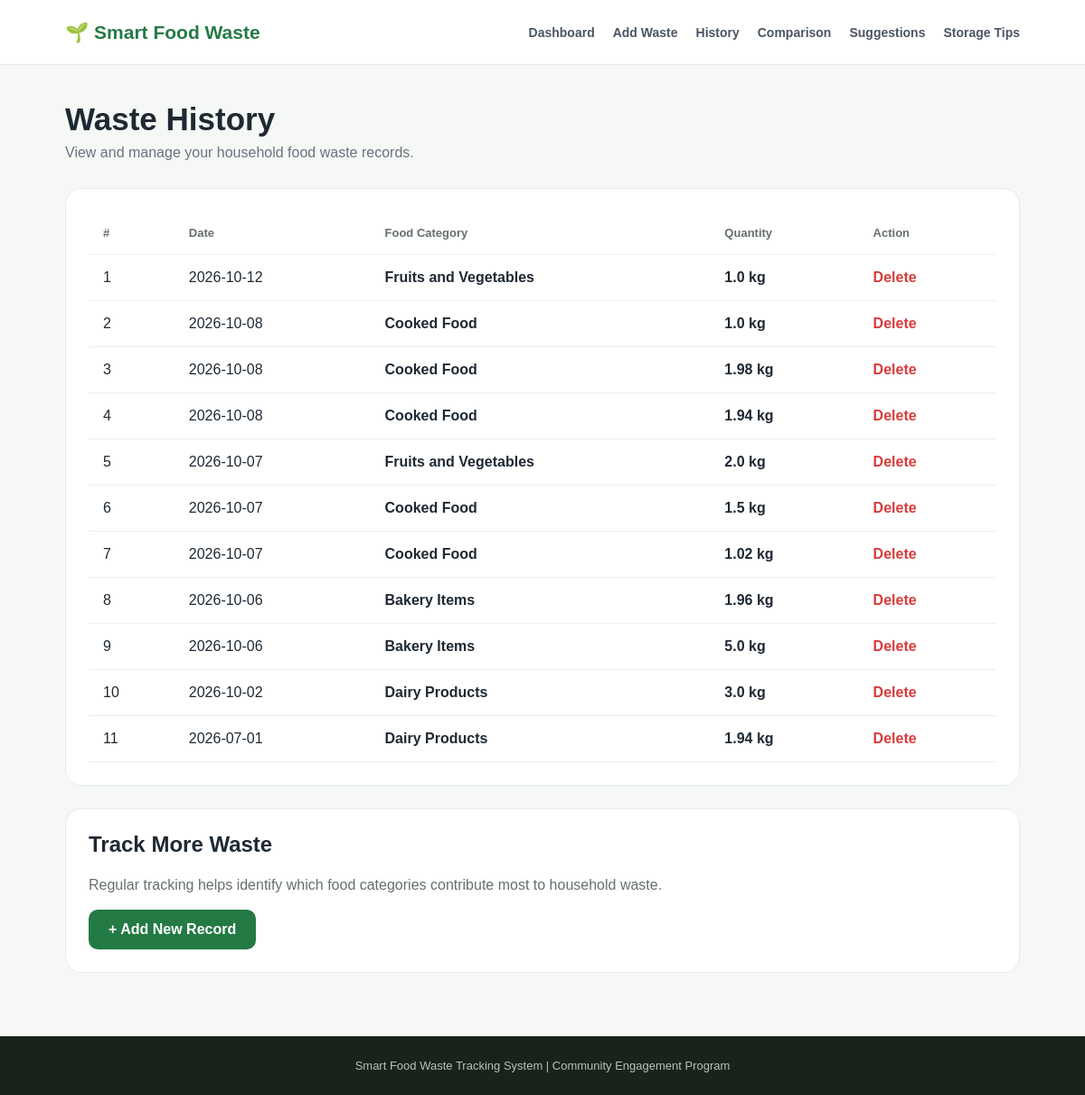
The app's page /history with its own data.
### tables this page shows
CREATE TABLE waste_records (
            id INTEGER PRIMARY KEY AUTOINCREMENT,
            category TEXT NOT NULL,
            quantity REAL NOT NULL,
            date TEXT NOT NULL
        );

### app.py (the view)
@app.route("/history")
def history():
    conn = get_db()
    records = conn.execute("""
        SELECT *
        FROM waste_records
        ORDER BY date DESC, id DESC
    """).fetchall()
    conn.close()
    return render_template(
        "history.html",
        records=records
    )

### app.py (called while the page is built)
def get_db():
    conn = sqlite3.connect(DATABASE)
    conn.row_factory = sqlite3.Row
    return conn

### templates/history.html (shortened to what this page needs)
{% extends "base.html" %}
{% block content %}
<div class="page-header">
    <h1>Waste History</h1>
    <p>
        View and manage your household food waste records.
    </p>
</div>
<div class="card">
    {% if records %}
    <div style="overflow-x: auto;">
        <table>
            <thead>
                <tr>
                    <th>#</th>
                    <th>Date</th>
                    <th>Food Category</th>
                    <th>Quantity</th>
                    <th>Action</th>
                </tr>
            </thead>
            <tbody>
                {% for record in records %}
                <tr>
                    <td>
                        {{ loop.index }}
                    </td>
                    <td>
                        {{ record["date"] }}
                    </td>
                    <td>
                        <strong>
                            {{ record["category"] }}
                        </strong>
                    </td>
                    <td>
                        <strong>
                            {{ record["quantity"] }} kg
                        </strong>
                    </td>
                    <td>
                        <a
                            href="{{ url_for('delete_record', id=record['id']) }}"
                            class="delete-btn"
                            onclick="return confirm('Are you sure you want to delete this record?')"
                        >
                            Delete
                        </a>
                    </td>
                </tr>
                {% endfor %}
            </tbody>
        </table>
    </div>
    {% endif %}
</div>
<div
    class="card"
    style="margin-top: 25px;"
>
    <h2>
        Track More Waste
    </h2>
    <p style="color: #66706a; margin-bottom: 18px;">
        Regular tracking helps identify which food
        categories contribute most to household waste.
    </p>
    <a
        href="{{ url_for('add_waste') }}"
        class="btn"
    >
        + Add New Record
    </a>
</div>
{% endblock %}

### static/css/style.css (style rules this page uses)
* { margin: 0; padding: 0; box-sizing: border-box; }
body { font-family: Arial, Helvetica, sans-serif; background: #f5f8f5; color: #1f2933; }
.btn { display: inline-block; background: #247a45; color: white; text-decoration: none; border: none; padding: 13px 22px; border-radius: 10px; font-weight: bold; cursor: pointer; }
.card { background: white; padding: 25px; border-radius: 18px; border: 1px solid #e8ece9; }
.card h2 { margin-bottom: 22px; }
.page-header { margin-bottom: 30px; }
.page-header h1 { font-size: 35px; margin-bottom: 8px; }
.page-header p { color: #6b7280; }
table { width: 100%; border-collapse: collapse; }
th, td { text-align: left; padding: 16px; border-bottom: 1px solid #edf0ee; }
th { color: #66706a; font-size: 13px; }
.delete-btn { color: #d83c3c; text-decoration: none; font-weight: bold; }

### records on screen
waste_records: date "2026-10-12", category "Fruits and Vegetables", quantity "1.0"
waste_records: date "2026-10-08", category "Cooked Food", quantity "1.0"
waste_records: date "2026-10-08", category "Cooked Food", quantity "1.98"
waste_records: date "2026-10-08", category "Cooked Food", quantity "1.94"
waste_records: date "2026-10-07", category "Fruits and Vegetables", quantity "2.0"
waste_records: date "2026-10-07", category "Cooked Food", quantity "1.5"
waste_records: date "2026-10-07", category "Cooked Food", quantity "1.02"
waste_records: date "2026-10-06", category "Bakery Items", quantity "1.96"
waste_records: date "2026-10-06", category "Bakery Items", quantity "5.0"
waste_records: date "2026-10-02", category "Dairy Products", quantity "3.0"
waste_records: date "2026-07-01", category "Dairy Products", quantity "1.94"
